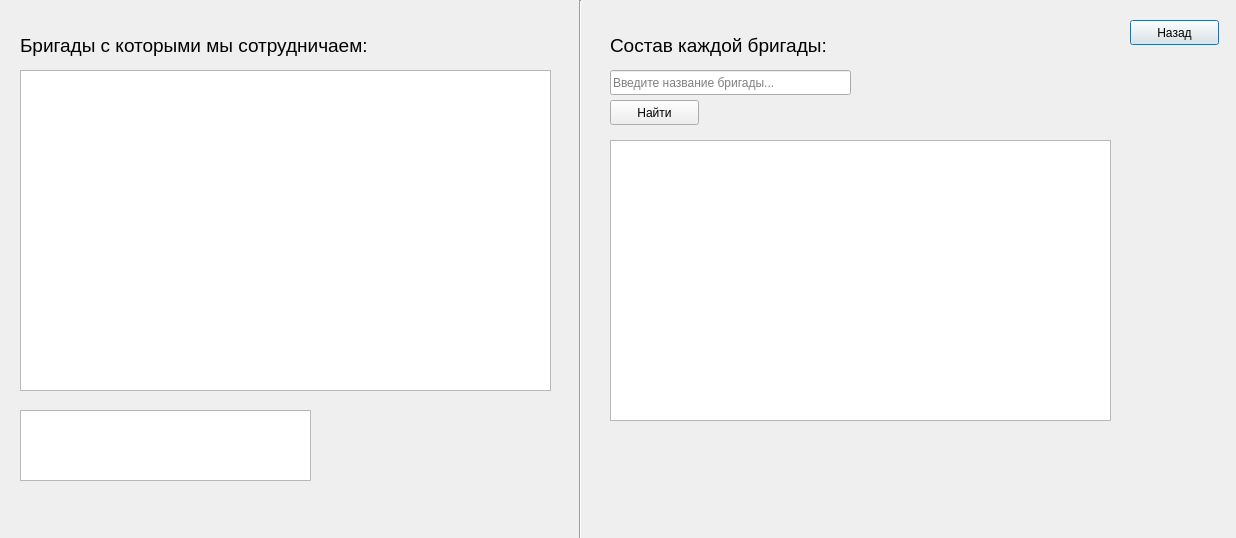
<?xml version="1.0" encoding="UTF-8"?>
<ui version="4.0">
 <class>guestBrigades</class>
 <widget class="QDialog" name="guestBrigades">
  <property name="geometry">
   <rect>
    <x>0</x>
    <y>0</y>
    <width>1236</width>
    <height>538</height>
   </rect>
  </property>
  <property name="minimumSize">
   <size>
    <width>1236</width>
    <height>538</height>
   </size>
  </property>
  <property name="maximumSize">
   <size>
    <width>1236</width>
    <height>538</height>
   </size>
  </property>
  <property name="windowTitle">
   <string>Наши бригады</string>
  </property>
  <widget class="QPushButton" name="btnBack">
   <property name="geometry">
    <rect>
     <x>1130</x>
     <y>20</y>
     <width>89</width>
     <height>25</height>
    </rect>
   </property>
   <property name="text">
    <string>Назад</string>
   </property>
  </widget>
  <widget class="QTableWidget" name="twOrg">
   <property name="geometry">
    <rect>
     <x>20</x>
     <y>70</y>
     <width>531</width>
     <height>321</height>
    </rect>
   </property>
  </widget>
  <widget class="QTextEdit" name="teResult">
   <property name="geometry">
    <rect>
     <x>20</x>
     <y>410</y>
     <width>291</width>
     <height>71</height>
    </rect>
   </property>
  </widget>
  <widget class="QLineEdit" name="leFind">
   <property name="geometry">
    <rect>
     <x>610</x>
     <y>70</y>
     <width>241</width>
     <height>25</height>
    </rect>
   </property>
   <property name="placeholderText">
    <string>Введите название бригады...</string>
   </property>
  </widget>
  <widget class="QPushButton" name="btnFind">
   <property name="geometry">
    <rect>
     <x>610</x>
     <y>100</y>
     <width>89</width>
     <height>25</height>
    </rect>
   </property>
   <property name="text">
    <string>Найти</string>
   </property>
  </widget>
  <widget class="QTableWidget" name="twOrgFind">
   <property name="geometry">
    <rect>
     <x>610</x>
     <y>140</y>
     <width>501</width>
     <height>281</height>
    </rect>
   </property>
  </widget>
  <widget class="Line" name="line">
   <property name="geometry">
    <rect>
     <x>570</x>
     <y>0</y>
     <width>20</width>
     <height>541</height>
    </rect>
   </property>
   <property name="minimumSize">
    <size>
     <width>0</width>
     <height>0</height>
    </size>
   </property>
   <property name="font">
    <font>
     <pointsize>11</pointsize>
    </font>
   </property>
   <property name="orientation">
    <enum>Qt::Vertical</enum>
   </property>
  </widget>
  <widget class="QLabel" name="label">
   <property name="geometry">
    <rect>
     <x>20</x>
     <y>30</y>
     <width>421</width>
     <height>31</height>
    </rect>
   </property>
   <property name="font">
    <font>
     <pointsize>14</pointsize>
    </font>
   </property>
   <property name="text">
    <string>Бригады с которыми мы сотрудничаем:</string>
   </property>
  </widget>
  <widget class="QLabel" name="label_2">
   <property name="geometry">
    <rect>
     <x>610</x>
     <y>30</y>
     <width>421</width>
     <height>31</height>
    </rect>
   </property>
   <property name="font">
    <font>
     <pointsize>14</pointsize>
    </font>
   </property>
   <property name="text">
    <string>Состав каждой бригады:</string>
   </property>
  </widget>
  <zorder>twOrg</zorder>
  <zorder>teResult</zorder>
  <zorder>btnBack</zorder>
  <zorder>leFind</zorder>
  <zorder>btnFind</zorder>
  <zorder>twOrgFind</zorder>
  <zorder>line</zorder>
  <zorder>label</zorder>
  <zorder>label_2</zorder>
 </widget>
 <resources/>
 <connections/>
</ui>
